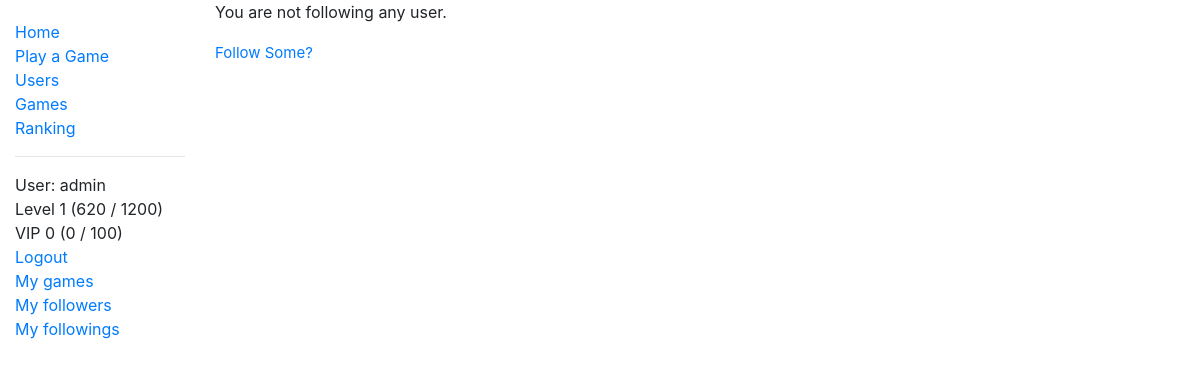
Screenshot of /two_zero_four_eight/user_following/ (signed in) with the database file from the repository.
### two_zero_four_eight/models.py (models this page shows, shortened)
class User(AbstractUser):
    game_played = models.IntegerField(verbose_name='Number of Games Played', default=0)
    highest_score = models.PositiveIntegerField(verbose_name='Highest Score', null=True, blank=True)
    fastest_solve = models.PositiveIntegerField(verbose_name='Fastest Solve', null=True, blank=True)
    experience = models.IntegerField(verbose_name='Experience', default=0)
    money_deposited = models.IntegerField(verbose_name='Money Deposited', default=0)
    num_follower = models.IntegerField(verbose_name='Followers', default=0)
    num_following = models.IntegerField(verbose_name='Followings', default=0)
    class Meta:
        ordering = ['date_joined']
    @property
    def level(self):
        return binary_search(number=self.experience, array=experience_table)
    @property
    def level_string(self):
        return 'Level ' + status_string(level=self.level, experience=self.experience, table=experience_table)
    @property
    def vip_level(self):
        return binary_search(number=self.money_deposited, array=vip_table)
    @property
    def vip_level_string(self):
        return 'VIP ' + status_string(level=self.vip_level, experience=self.money_deposited, table=vip_table)

### two_zero_four_eight/views.py (the view)
# urls.py: path('user_following/', views.UserFollowingListView.as_view(), name='user-following'),
class UserFollowingListView(LoginRequiredMixin, generic.ListView):
    paginate_by = 5
    template_name = 'two_zero_four_eight/user_following_list.html'
    def get_queryset(self):
        return Follow.objects.filter(follower=self.request.user, active=True)

### two_zero_four_eight/models.py (called while the page is built)
def binary_search(array, number):
    hi = len(array)
    lo = 0
    while hi > lo:
        mid = lo + int((hi - lo + 1) / 2)
        if array[mid] <= number:
            lo = mid
        else:
            hi = mid - 1
    return lo

def status_string(level, experience, table):
    return str(level) + ' (' + str(experience - table[level]) + ' / ' + str(table[level + 1] - table[level]) + ')'

### two_zero_four_eight/templates/two_zero_four_eight/user_following_list.html
{% extends "base_generic.html" %}
{% block content %}
  {% if follow_list %}
    <h1>Following List <a href = "{% url 'users' %}" style="font-size:15px">Follow More</a></h1>
    <table>
      <tr>
        <th>Username</th>
        <th>Followed At</th>
        <th>Highest Score</th>
        <th>Level</th>
        <th>VIP</th>
        <th>Un-follow</th>
      </tr>
      {% for follow in follow_list %}
        <tr>
          <td><a href="{{ follow.user.get_absolute_url }}">{{ follow.user.username }}</a></td>
          <td>{{follow.created}}</td>
          <td>{{follow.user.highest_score}}</td>
          <td>{{follow.user.level}}</td>
          <td>{{follow.user.vip_level}}</td>
          <td>
            <form action="{% url 'remove-follow' %}" method="post" onsubmit="return confirm('Do you really want to un-follow {{ follow.user.username }}?')">
              {% csrf_token %}
              <input type="hidden" name="user_id" value="{{follow.user.id}}">
              <input type="submit" value="Un-follow">
            </form>
          </td>
        </tr>
      {% endfor %}
    </table>
  {% else %}
    <p>You are not following any user.</p>
    <a href = "{% url 'users' %}" style="font-size:15px">Follow Some?</a>
  {% endif %}
{% endblock %}

### two_zero_four_eight/templates/base_generic.html (shortened to what this page needs)
<!DOCTYPE html>
<html lang="en">
<head>
  <link rel="stylesheet" href="https://stackpath.bootstrapcdn.com/bootstrap/4.1.3/css/bootstrap.min.css">
  {% load bootstrap_pagination %}
  <link rel="stylesheet" href="{% static 'css/styles.css' %}">
</head>
<body>
  <div class="container-fluid">
    <div class="row">
      <div class="col-sm-2">
      {% block sidebar %}
        <ul class="sidebar-nav">
          <li><a href="{% url 'index' %}">Home</a></li>
          <li><a href="{% url 'play-game' %}">Play a Game</a></li>
          <li><a href="{% url 'users' %}">Users</a></li>
          <li><a href="{% url 'games' %}">Games</a></li>
          <li><a href="{% url 'user-rank' %}">Ranking</a></li>
          <hr/>
          {% if user.is_authenticated %}
          <li>User: {{ user.get_username }}</li>
          <li>{{ user.level_string }}</li>
          <li>{{ user.vip_level_string }}</li>
          <li><a href="{% url 'logout'%}?next={{request.path}}">Logout</a></li>
          <li><a href="{% url 'user-game' user.id%}">My games</a></li>
          <li><a href="{% url 'user-follower' %}">My followers</a></li>
          <li><a href="{% url 'user-following' %}">My followings</a></li>
          {% else %}
             <li><a href="{% url 'login'%}?next={{request.path}}">Login</a></li>
          {% endif %}
        </ul>
     {% endblock %}
      </div>
      <div class="col-sm-10 ">
          {% block content %}{% endblock %}
      </div>
    </div>
  </div>
</body>
</html>

### two_zero_four_eight/static/css/styles.css (style rules this page uses)
.sidebar-nav { margin-top: 20px; padding: 0; list-style: none; }

### rows the page displays
User: get_username "admin", level_string "Level 1 (620 / 1200)", vip_level_string "VIP 0 (0 / 100)"
